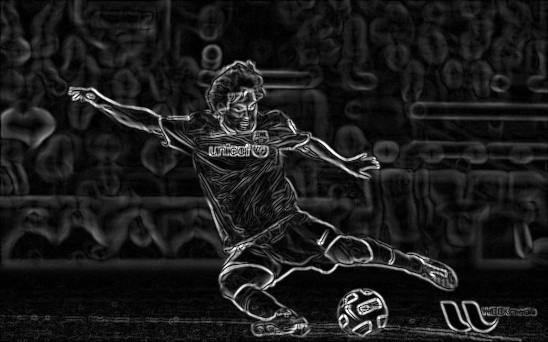
#> input picture opencv-master/doc/py_tutorials/py_imgproc/images/gradient.jpg, 548 x 342 px, given in place of gradient.png, which was not available
$ python simple_thresholding.py
#> lines starting #> are read from the running program, lines starting #| are printed output that depends on the picture; after the words box and inside, x2 and y2 are one past the last pixel; in counts of white or black regions, pixels touching at a corner belong together; pictures that were not available may be replaced by others from this repository, and a replacement may not be noted
import numpy as np
import cv2

img = cv2.imread('opencv-master/samples/data/gradient.png')
#> img is the input picture: shape (342, 548, 3); min 0, max 255, mean 27.2
_, th1 = cv2.threshold(img, 50, 255, cv2.THRESH_BINARY)
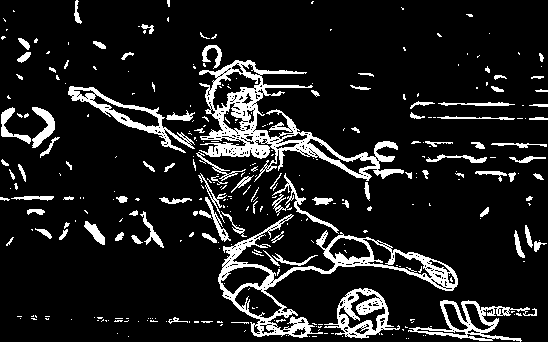
#> th1: shape (342, 548, 3); 11.9% white; 323 white regions (227 under 20 px), largest, box (x1, y1, x2, y2) and area: (199, 60, 404, 182) 5591, (218, 214, 458, 338) 4350, (324, 288, 400, 339) 1429
_, th2 = cv2.threshold(img, 200, 255, cv2.THRESH_BINARY_INV)
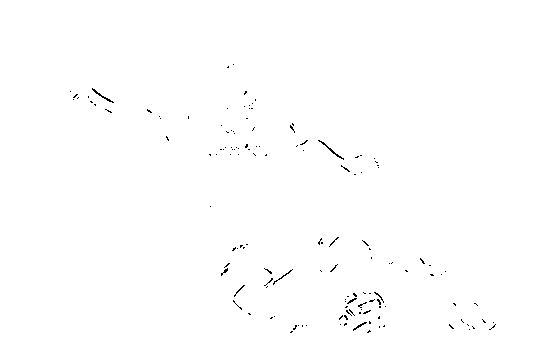
#> th2: shape (342, 548, 3); 99.6% white; black in thin lines or dots, all inside (x1, y1, x2, y2) = (70, 64, 496, 333)
_, th3 = cv2.threshold(img, 127, 255, cv2.THRESH_TRUNC)
_, th4 = cv2.threshold(img, 127, 255, cv2.THRESH_TOZERO)
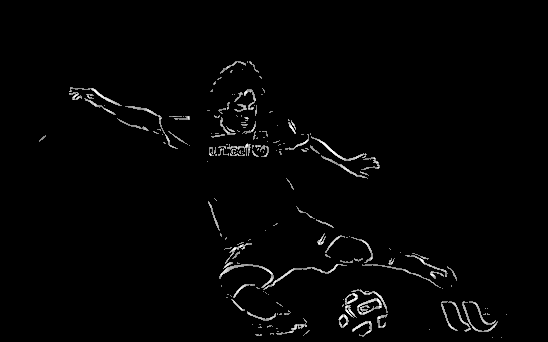
#> th4: shape (342, 548, 3); min 0, max 255, mean 4.3
_, th5 = cv2.threshold(img, 127, 255, cv2.THRESH_TOZERO_INV)
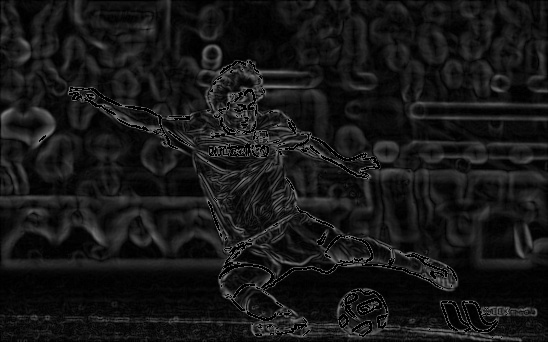
#> th5: shape (342, 548, 3); min 0, max 127, mean 22.9


cv2.imshow('Image', img)
# [4 lines of commented-out code are left out]
cv2.imshow('th5', th5)


cv2.waitKey(0)
cv2.destroyAllWindows()
